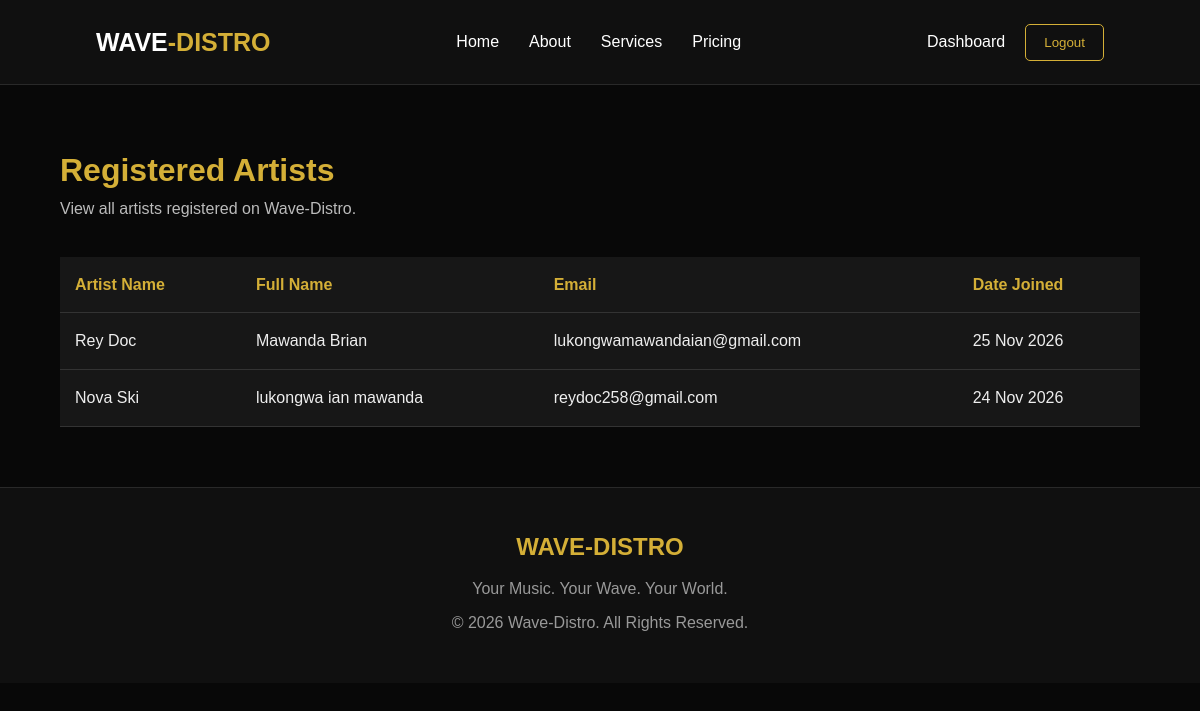
/accounts/admin-artists/ (signed in), run on the app's committed database.
### accounts/models.py (models this page shows, shortened)
class ArtistProfile(models.Model):
    user = models.OneToOneField(
        settings.AUTH_USER_MODEL,
        on_delete=models.CASCADE,
        related_name='artist_profile'
    )
    full_name = models.CharField(max_length=150)
    artist_name = models.CharField(max_length=150)
    created_at = models.DateTimeField(auto_now_add=True)
    updated_at = models.DateTimeField(auto_now=True)

### accounts/views.py (the view)
@staff_member_required
def admin_artists(request):
    artists = ArtistProfile.objects.select_related(
        'user'
    ).order_by('-created_at')
    return render(
        request,
        'accounts/admin_artists.html',
        {'artists': artists}
    )

### templates/accounts/admin_artists.html
{% extends 'base.html' %}
{% block content %}
<section class="admin-section">
    <div class="admin-heading">
        <h1>Registered Artists</h1>
        <p>View all artists registered on Wave-Distro.</p>
    </div>
    <div class="admin-table-wrapper">
        <table class="admin-table">
            <thead>
                <tr>
                    <th>Artist Name</th>
                    <th>Full Name</th>
                    <th>Email</th>
                    <th>Date Joined</th>
                </tr>
            </thead>
            <tbody>
                {% for artist in artists %}
                    <tr>
                        <td>{{ artist.artist_name }}</td>
                        <td>{{ artist.full_name }}</td>
                        <td>{{ artist.user.email }}</td>
                        <td>{{ artist.created_at|date:"d M Y" }}</td>
                    </tr>
                {% empty %}
                    <tr>
                        <td colspan="4">
                            No registered artists found.
                        </td>
                    </tr>
                {% endfor %}
            </tbody>
        </table>
    </div>
</section>
{% endblock %}

### static/css/style.css (style rules this page uses)
* { margin: 0; padding: 0; box-sizing: border-box; }
html { scroll-behavior: smooth; }
body { background: #080808; color: #ffffff; font-family: Arial, sans-serif; line-height: 1.6; }
:root { --gold: #d4af37; --black: #080808; --dark: #141414; --white: #ffffff; }
.admin-section { width: 90%; max-width: 1200px; margin: 60px auto; color: #ffffff; }
.admin-heading { margin-bottom: 35px; }
.admin-heading h1 { color: #d4af37; font-size: 32px; }
.admin-heading p { color: #bbbbbb; }
.admin-table-wrapper { overflow-x: auto; }
.admin-table { width: 100%; border-collapse: collapse; background: #171717; }
.admin-table th, .admin-table td { padding: 15px; border-bottom: 1px solid #333333; text-align: left; }
.admin-table th { color: #d4af37; }
.admin-table td { color: #eeeeee; }

### data on the page
ArtistProfile: artist_name "Rey Doc", full_name "Mawanda Brian", user.email "lukongwamawandaian@gmail.com", created_at "25 Nov 2026"
ArtistProfile: artist_name "Nova Ski", full_name "lukongwa ian mawanda", user.email "reydoc258@gmail.com", created_at "24 Nov 2026"
